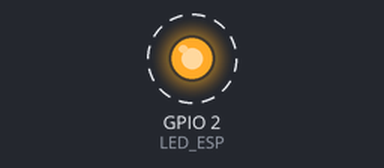
Bench run of a sketch on a simulated ESP32. Parts: output pins drawn as LEDs (lit = HIGH). Dashed ring = blinking.

Above: at 0.2 s.
Timing chart, 0 to 3.0 s (numbered marks = the images above):
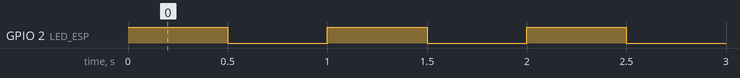

Measured:
- by itself, GPIO 2 (LED_ESP): alternates HIGH for 0.50 s and LOW for 0.50 s

The sketch:

Teste_LED_blink.ino
```cpp
#define LED_ESP 2     //definir o led integrado na ESP32

void setup() {
  pinMode(LED_ESP,OUTPUT); //declarar o LED integrado como output

}

void loop() {
  digitalWrite(LED_ESP,HIGH);   //passar o GPIO respetivo para 1 (3.3V)
  delay(500);                   //esperar meio segundo
  digitalWrite(LED_ESP,LOW);    //passar o GPIO respetivo para 0 (0.0V)
  delay(500);                   //esperar meio segundo

}
```
